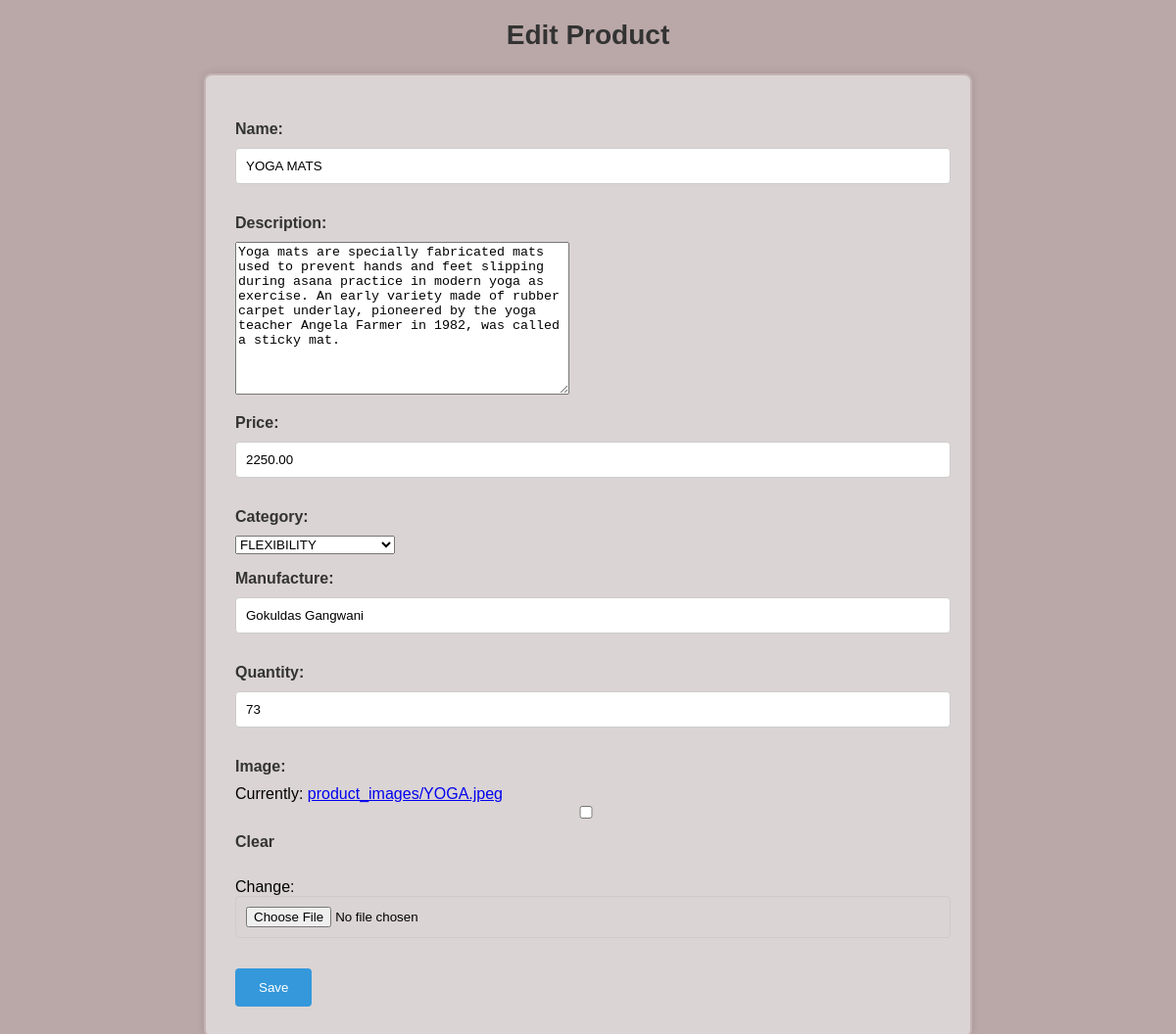
The page /edit-product/3/ (signed in) on the database as committed earlier.
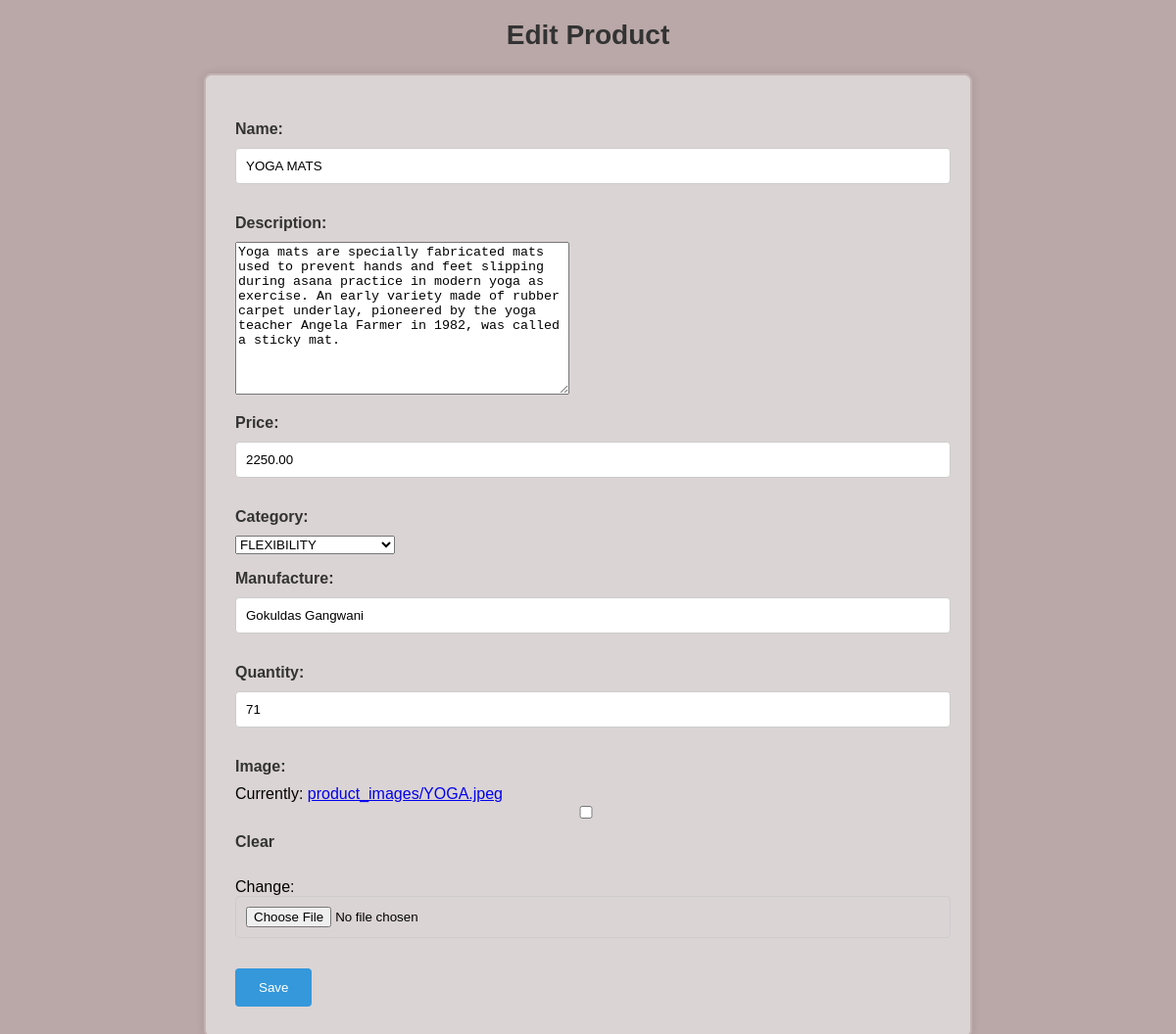
The same page on the database as committed later.
### earring_app/models.py (models this page shows, shortened)
class Product(models.Model):
    name = models.CharField(max_length=255)
    description = models.TextField(blank=True)
    price = models.DecimalField(max_digits=10, decimal_places=2)
    image = models.ImageField(upload_to='product_images', blank=True)
    quantity = models.IntegerField(default=0)
    manufacture = models.CharField(max_length=100, default="Gokuldas Gangwani")
    category = models.ForeignKey(Category, on_delete=models.CASCADE)

class Category(models.Model):
    name = models.CharField(max_length=100)
    description = models.TextField()
    def __str__(self):
        return self.name
    from django.db import models

### earring_app/views.py (the view)
# urls.py: path('edit-product/<int:id>/', edit_product, name='edit_product'),
@login_required
def edit_product(request, id):
    product = get_object_or_404(Product, id=id)
    if request.method == 'POST':
        form = ProductForm(request.POST, request.FILES, instance=product)
        if form.is_valid():
            form.save()
            return redirect('home')
    else:
        form = ProductForm(instance=product)
    return render(request, 'edit_product.html', {'form': form})

### earring_app/forms.py
class ProductForm(forms.ModelForm):
    class Meta:
        model = Product
        fields = ['name', 'description', 'price', 'category','manufacture','quantity', 'image']

### earring_app/templates/edit_product.html (shortened to what this page needs)
<!DOCTYPE html>
<html lang="en">
<head>
</head>
<body>
    <h2>Edit Product</h2>
    <form method="POST" enctype="multipart/form-data">
        {{ form.as_p }}
        <button type="submit">Save</button>
    </form>
</body>
</html>

Rows that differ between the two databases and show on the page:
changed Product "FLEXIBILITY": quantity "73" → "71"
